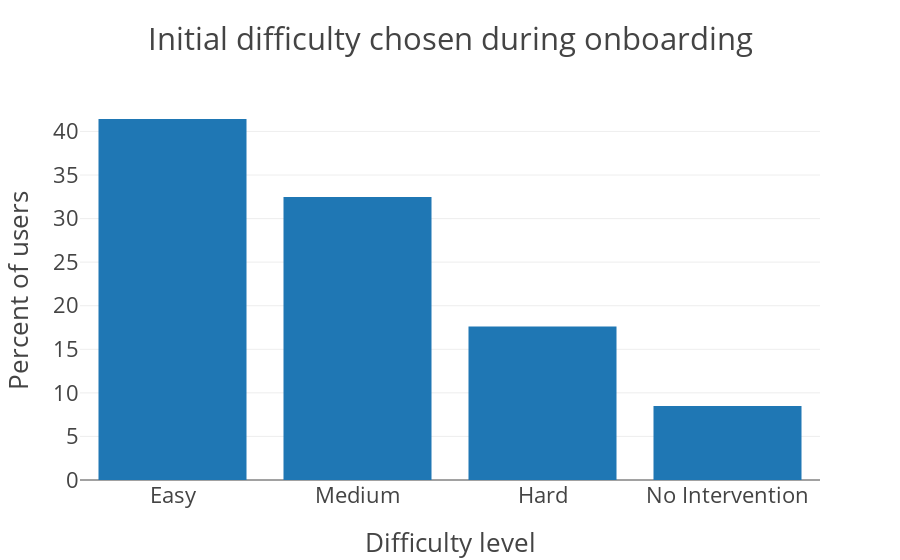

This figure's notebook cell:
### Code cell
# noexport

plot_initial_chosen_difficulties_per_install_percent()

### Figure 1 — Plotly figure (JSON) as saved in the notebook; plotly's stock layout.template omitted (floating-point values rounded to 4 significant figures)
{"data": [{"orientation": "v", "type": "bar", "uid": "53105ad4-2e69-4893-9eb6-a0932d6f1156", "x": ["Easy", "Medium", "Hard", "No Intervention"], "y": [41.43, 32.48, 17.61, 8.482]}], "layout": {"font": {"size": 22}, "title": {"text": "Initial difficulty chosen during onboarding"}, "xaxis": {"title": {"text": "Difficulty level"}}, "yaxis": {"title": {"text": "Percent of users"}}}}
